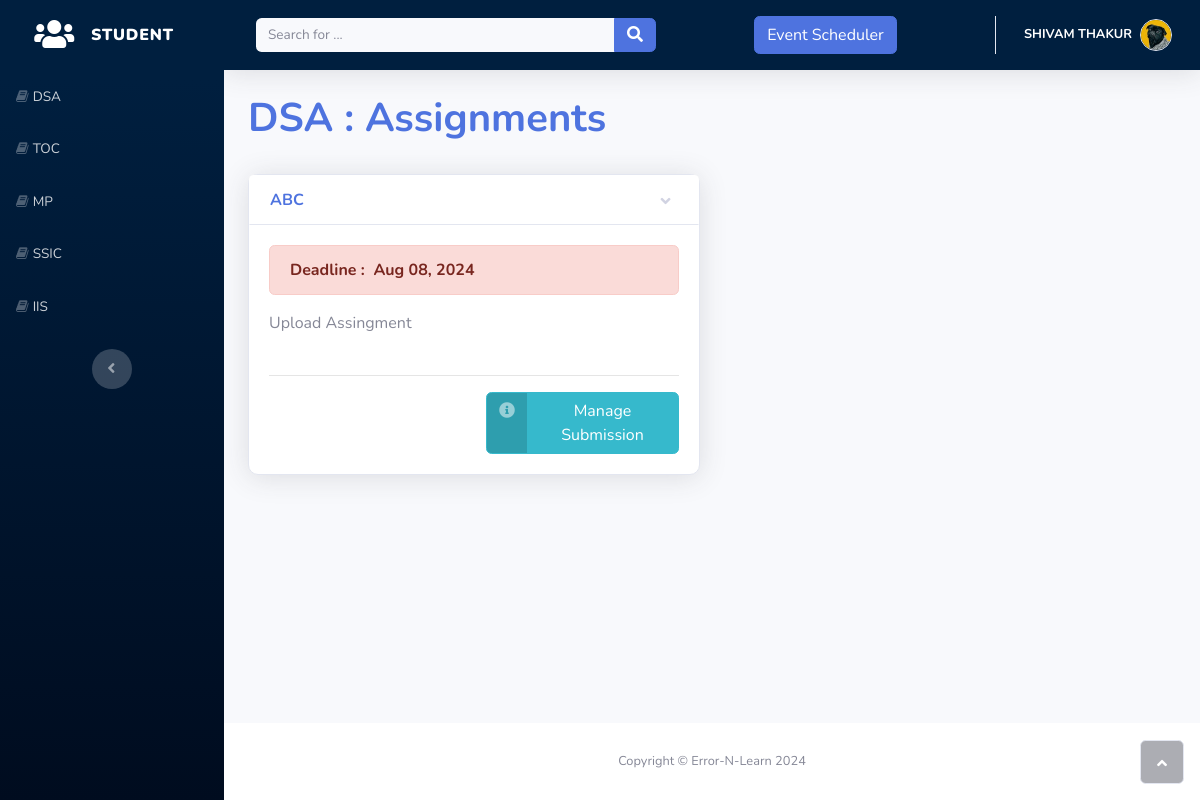
/students/section/17/assignments/ (signed in), run on the app's committed database.
### accounts/models.py (models this page shows, shortened)
class Classroom(models.Model):
    teacher = models.ForeignKey(
        "Teacher",
        on_delete=models.CASCADE,
        blank=False,
        related_name='classrooms')
    subject = models.CharField(
        _("Subject Name"),
        max_length=50,
        blank=False)
    code = models.SlugField(
        _("Subject Code"),
        max_length=10,
        default=random_string,
        unique=True)
    semester = models.PositiveIntegerField(
        blank=False,
        default=1,
        validators=[
            MaxValueValidator(8),
            MinValueValidator(1)
        ]
    )
    created_timestamp = models.DateTimeField(
        default=timezone.now,
        editable=False)
    class Meta:
        verbose_name = _("Classroom")
        verbose_name_plural = _("Classrooms")

class User(AbstractUser):
    is_student = models.BooleanField('student status', default=False)
    is_teacher = models.BooleanField('teacher status', default=False)

class Section(models.Model):
    classroom = models.ForeignKey(
        "Classroom",
        on_delete=models.CASCADE,
        blank=False,
        related_name='sections')
    title = models.CharField(
        _("section title"),
        max_length=150)
    created_timestamp = models.DateTimeField(
        default=timezone.now,
        editable=False
    )
    class Meta:
        verbose_name = _("section")
        verbose_name_plural = _("sections")

class Assignment(models.Model):
    title = models.CharField(
        _("section title"),
        max_length=150)
    section = models.ForeignKey(
        "Section",
        on_delete=models.CASCADE,
        related_name='assignments',
        blank=False)
    text = models.TextField()
    created_timestamp = models.DateTimeField(
        default=timezone.now,
        editable=False
    )
    deadline = models.DateTimeField(
        default=timezone.now,
        blank=False
    )
    file = models.FileField(
        upload_to=assignment_rename_upload_file,
        blank=True,
        max_length=999)
    class Meta:
        verbose_name = _("assignment")
        verbose_name_plural = _("assignments")

### students/views.py (the view)
# urls.py: path("section/<int:pk>/assignments/", AssignmentsView, name="assignments"),
def AssignmentsView(request, pk):
    context_dict = {}
    section = get_object_or_404(Section, pk=pk)
    context_dict["section"] = section
    return render(request, "students/assignments.html", context=context_dict)

### students/templates/students/assignments.html (shortened to what this page needs)
{% extends 'students/base.html' %}
{% block content %}
<div class="container-fluid">
    <h1>{{section.classroom.subject|upper}} : Assignments</h1>
    <br>
    <div class="row">
        {% for assignment in section.assignments.all|dictsortreversed:"created_timestamp" %}
        <div class="col-md-6 mb-4">
            <div class="shadow card">
                <a class="btn btn-link text-left card-header font-weight-bold" data-toggle="collapse" aria-expanded="true" aria-controls="collapse-4-{{assignment.pk|slugify}}" href="#collapse-4-{{assignment.pk|slugify}}" role="button">{{assignment.title}}</a>
                <div class="collapse show" id="collapse-4-{{assignment.pk|slugify}}">
                    <div class="card-body">
                        <div class="alert alert-danger" role="alert">
                            <span><strong>Deadline :&nbsp; {{assignment.deadline|date:"M d, Y"}}</strong></span>
                        </div>
                        <p class="m-0">{{assignment.text|linebreaksbr}}</p>
                        <br>
                        <hr>
                        <div class="row">
                            <div class="col text-center">
                            </div>
                            <div class="col text-center">
                                <a class="btn btn-info btn-icon-split" role="button" href="{% url 'students:my_assignment' pk=assignment.pk %}">
                                    <span class="text-white-50 icon">
                                        <i class="fas fa-info-circle"></i>
                                    </span>
                                    <span class="text-white text">Manage Submission</span>
                                </a>
                            </div>
                        </div>
                    </div>
                </div>
            </div>
        </div>
        {% endfor %}
    </div>
</div>
{% endblock content %}

### students/templates/students/base.html (shortened to what this page needs)
<!DOCTYPE html>
{% load static %}
<html>
<head>
    <link rel="stylesheet" href="{% static 'students/bootstrap/css/bootstrap.min.css' %}" />
    <link rel="stylesheet" href="https://use.fontawesome.com/releases/v5.12.0/css/all.css" />
    <link rel="stylesheet" href="https://cdnjs.cloudflare.com/ajax/libs/font-awesome/4.7.0/css/font-awesome.min.css" />
    <link rel="stylesheet" href="{% static 'students/fonts/fontawesome5-overrides.min.css' %}" />
</head>
<body id="page-top">
    <div id="wrapper">
        <nav class="navbar navbar-dark align-items-start sidebar sidebar-dark accordion bg-gradient-primary p-0">
            <div class="container-fluid d-flex flex-column p-0">
                <a class="navbar-brand d-flex justify-content-center align-items-center sidebar-brand m-0" href="{% url 'students:dashboard' %}">
                    <div class="sidebar-brand-icon"><i class="fas fa-users"></i></div>
                    <div class="sidebar-brand-text mx-3"><span><b>Student</b></span></div>
                </a>
                <ul class="navbar-nav text-light" id="accordionSidebar">
                    {% for room in user.students.classrooms.all %}
                    <li class="nav-item">
                        <a class="nav-link" href="{% url 'students:classroom_detail' code=room.code %}"><i
                                class="fa fa-book"></i><span>{{ room.subject|upper }}</span></a>
                    </li>
                    {% endfor %}
                </ul>
                <div class="text-center d-none d-md-inline">
                    <button class="btn rounded-circle border-0" id="sidebarToggle" type="button"></button>
                </div>
            </div>
        </nav>
        <div class="d-flex flex-column" id="content-wrapper">
            <div id="content">
                <nav class="navbar navbar-light navbar-expand bg-white shadow mb-4 topbar static-top">
                    <div class="container-fluid">
                        <form class="form-inline d-none d-sm-inline-block mr-auto ml-md-3 my-2 my-md-0 mw-100 navbar-search">
                            <div class="input-group">
                                <input class="bg-light form-control border-0 small" type="text" placeholder="Search for ..." />
                                <div class="input-group-append">
                                    <button class="btn btn-primary py-0" type="button">
                                        <i class="fas fa-search"></i>
                                    </button>
                                </div>
                            </div>
                        </form>
                        <a class="btn btn-primary ml-3" role="button" href="{% url 'students:event_list' %}">
                            <span class="text-white">Event Scheduler</span>
                        </a>
                        <ul class="navbar-nav flex-nowrap ml-auto">
                            <li class="nav-item dropdown no-arrow">
                                <div class="nav-item dropdown no-arrow">
                                    <a class="dropdown-toggle nav-link" aria-expanded="false" data-toggle="dropdown" href="#"><span class="d-none d-lg-inline mr-2 text-gray-600 small"><b style="color:#ffffff">{{ user.first_name|upper }}
                                        {{ user.last_name|upper }}</b></span><img class="border rounded-circle img-profile"
                                            src="{% static 'students/img/avatars/avatar5.jpeg' %}" /></a>
                                </div>
                            </li>
                        </ul>
                    </div>
                </nav>
                {% block content %}
                {% endblock content %}
            </div>
            <footer class="bg-white sticky-footer">
                <div class="container my-auto">
                    <div class="text-center my-auto copyright">
                        <span>Copyright © Error-N-Learn 2024</span>
                    </div>
                </div>
            </footer>
        </div>
        <a class="border rounded d-inline scroll-to-top" href="#page-top"><i class="fas fa-angle-up"></i></a>
    </div>
</body>
</html>

### students/templates/students/base.html (style rules this page uses)
.sidebar { background-color: #001f3f; }
.bg-gradient-primary { background: linear-gradient(180deg, #001f3f 10%, #000c1f 100%); }
.navbar-light { background-color: #001f3f !important; }
.navbar-light .navbar-nav .nav-link { color: #ffffff; }

### students/templates/students/assignments.html (style rules this page uses)
h1 { color: #4e73df; font-family: 'Nunito', sans-serif; font-size: 2.5rem; font-weight: 700; }
.card { border-radius: 10px; box-shadow: 0px 4px 8px rgba(0, 0, 0, 0.2); transition: transform 0.3s, box-shadow 0.3s; }
.btn-icon-split { transition: transform 0.3s, box-shadow 0.3s; }
.card-header { background-color: #ffffff; }

### data on the page
Classroom: subject "DSA"
Classroom: subject "TOC"
Classroom: subject "MP"
Classroom: subject "SSIC"
Classroom: subject "IIS"
User: first_name "SHIVAM", last_name "THAKUR"
Section: classroom.subject "DSA"
Assignment: title "ABC", deadline "Aug 08, 2024", text "Upload Assingment"
